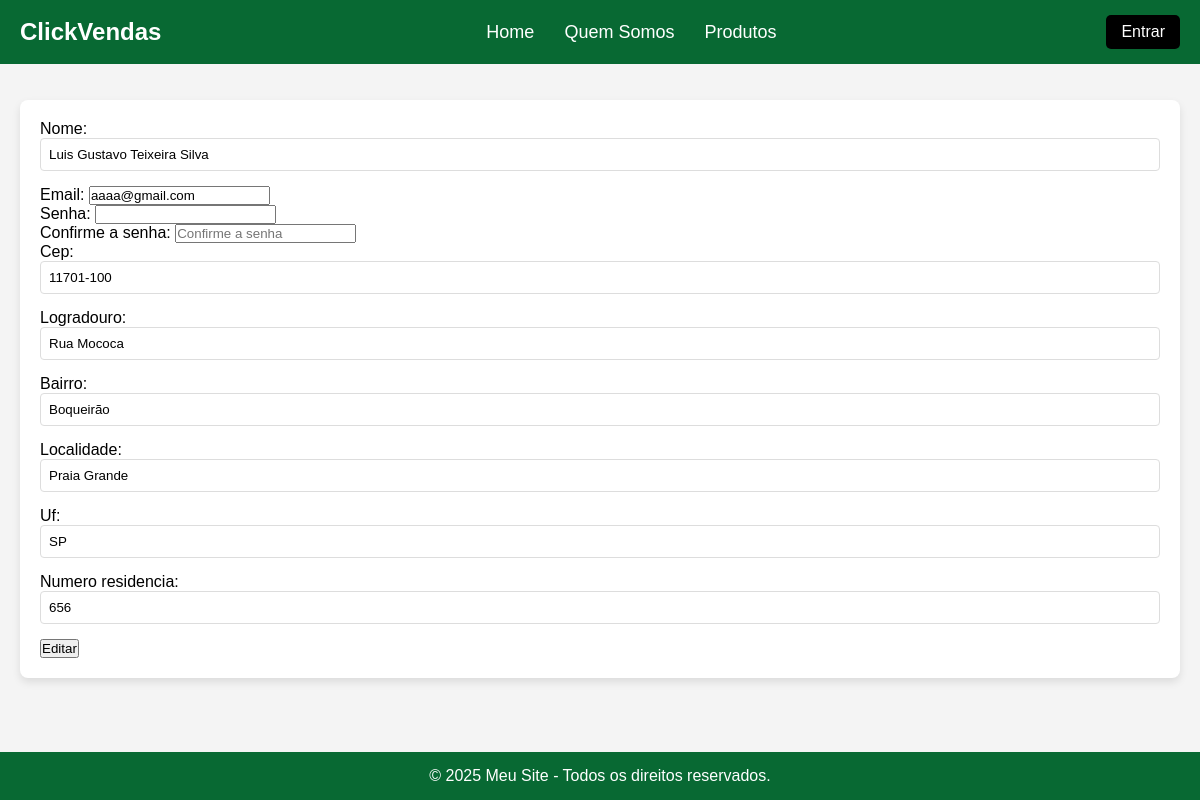
Page /editar-usuario/36/ on the committed database.
### app/models.py (models this page shows, shortened)
class Usuario(models.Model):
    nome = models.CharField(max_length=100)
    email = models.EmailField(unique=True)  # <<< aqui, unicidade garantida no DB
    senha = models.CharField(max_length=16)
    cep = models.CharField(max_length=9, blank=True)
    logradouro = models.CharField(max_length=100, blank=True)
    bairro = models.CharField(max_length=100, blank=True)
    localidade = models.CharField(max_length=100, blank=True)  # cidade
    uf = models.CharField(max_length=2, blank=True)
    numero_residencia = models.CharField(max_length=10, blank=True)

### app/views.py (the view)
# urls.py: path('editar-usuario/<int:id_usuario>/', views.editarUsuario, name="editarUsuario"),
def editarUsuario(request, id_usuario):
    usuario = Usuario.objects.get(id=id_usuario)
    formUser = formUsuario(request.POST or None, instance=usuario)
    if request.POST and formUser.is_valid():
        formUser.save()
        return redirect("exibirUsuarios")
    context = get_contexto_logado(request, {'form': formUser})
    return render(request, "editar-usuario.html", context)

### app/forms.py (shortened to what this page needs)
class formUsuario(forms.ModelForm):
    senha2 = forms.CharField(
        widget=forms.PasswordInput(attrs={'placeholder': 'Confirme a senha'}),
        label="Confirme a senha"
    )
    class Meta:
        model = Usuario
        fields = (
            'nome', 'email', 'senha', 'senha2', 'cep', 'logradouro', 'bairro',
            'localidade', 'uf', 'numero_residencia'
        )
        widgets = {
            'nome': forms.TextInput(attrs={'type': 'text'}),
            'email': forms.TextInput(attrs={'type': 'email'}),
            'senha': forms.PasswordInput(),
            'cep': forms.TextInput(attrs={'onblur': 'buscarCEP(this.value)'}),
        }

### app/views.py (called while the page is built)
def get_contexto_logado(request, extras=None):
    contexto = extras or {}
    if request.session.get('email'):
        contexto['logado'] = True
    return contexto

### app/templates/editar-usuario.html (shortened to what this page needs)
{% extends "template.html" %}
{% block conteudo %}
    <form method="POST">
        {{ form.as_p }}
        <input type="submit" value="Editar">
    </form>
{% endblock %}

### app/static/style.css (style rules this page uses)
* { margin: 0; padding: 0; box-sizing: border-box; font-family: Arial, sans-serif; }
html, body { height: 100%; display: flex; flex-direction: column; }

### app/static/style_produto.css (style rules this page uses)
body { font-family: Arial, sans-serif; background-color: #f4f4f4; margin: 0; padding: 0; }
form { background-color: #fff; padding: 20px; border-radius: 8px; box-shadow: 0 4px 8px rgba(0, 0, 0, 0.1); }
form input[type="text"], form input[type="number"], form textarea, form input[type="file"] { width: 100%; padding: 8px; margin-bottom: 15px; border: 1px solid #ddd; border-radius: 4px; }

### rows in the picture
Usuario: nome "Luis Gustavo Teixeira Silva", email "aaaa@gmail.com", cep "11701-100", logradouro "Rua Mococa", bairro "Boqueirão", localidade "Praia Grande", uf "SP", numero_residencia "656"
